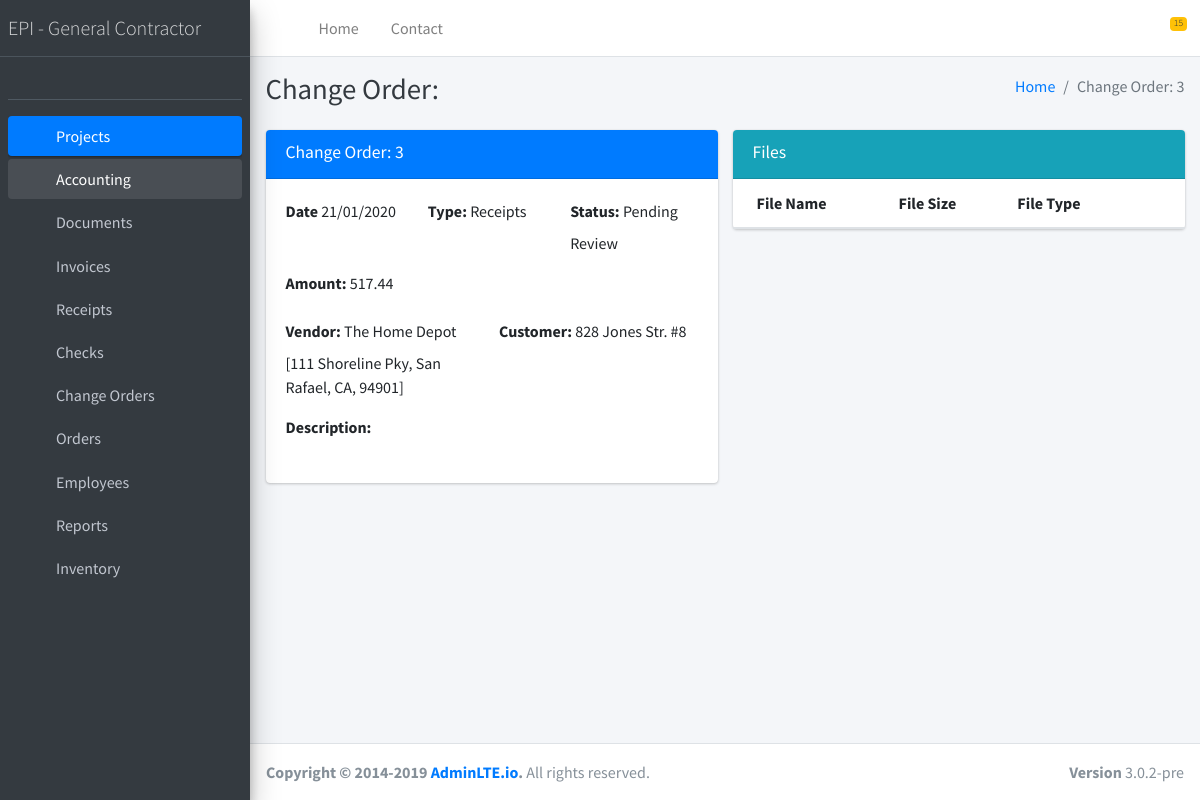
The app's page /receipts/2 with its own data.
### receipts/models.py (models this page shows, shortened)
class Receipt(models.Model):
    document = models.ForeignKey(Document, models.SET_NULL, blank=True, null=True)
    r_from = models.ForeignKey(Supplier, models.SET_NULL, blank=True, null=True)
    r_to = models.ForeignKey(Customer, models.SET_NULL, blank=True, null=True)
    files = models.ManyToManyField(Files_storage)
    created_at = models.DateTimeField(auto_now=True)
    updated_at = models.DateTimeField(auto_now_add=True)

### documents/models.py (models this page shows, shortened)
class Document(models.Model):
    number = models.CharField(max_length=255, blank=True)
    date = models.DateTimeField(blank=True)
    description = models.TextField(blank=True)
    amount = models.FloatField(blank=True, default=0)
    statuses = [
        ('Approved', 'Approved'),
        ('Cleared', 'Cleared '),
        ('Draft ', 'Draft '),
        ('In Process', 'In Process'),
        ('Paid ', 'Paid '),
        ('Pending Cancellation', 'Pending Cancellation'),
        ('Pending Review', 'Pending Review'),
        ('Rejected', 'Rejected'),
        ('Submitting ', 'Submitting '),
        ('Unpaid ', 'Unpaid '),
    ]
    status = models.CharField(max_length=255, choices=statuses, default='Pending Review')
    type = models.ForeignKey(Document_type, models.SET_NULL, blank=True, null=True)
    files = models.ManyToManyField(Files_storage)
    created_at = models.DateTimeField(auto_now=True)
    updated_at = models.DateTimeField(auto_now_add=True)

class Document_type(models.Model):
    name = models.CharField(max_length=255)
    prefix = models.CharField(max_length=255, blank=True, default='')
    postfix = models.CharField(max_length=255, blank=True, default='')
    start = models.PositiveIntegerField(default=0)
    uuid = models.UUIDField(default=uuid.uuid4)
    created_at = models.DateTimeField(auto_now=True)
    updated_at = models.DateTimeField(auto_now_add=True)
    def __str__(self):
        return self.name

### suppliers/models.py (models this page shows)
class Supplier(models.Model):
    name = models.CharField(max_length=255)
    address = models.CharField(max_length=255, blank=True, default='')
    contact_name = models.CharField(max_length=255, blank=True, default='')
    contact_phone = models.CharField(max_length=255, blank=True, default='')
    contact_email = models.CharField(max_length=255, blank=True, default='')
    created_at = models.DateTimeField(auto_now=True)
    updated_at = models.DateTimeField(auto_now_add=True)
    class Meta:
        ordering = ['name']
    def __str__(self):
        return self.name + " [" + self.address + ']'

### customers/models.py (models this page shows)
class Customer(models.Model):
    name = models.CharField(max_length=255, blank=True)
    phone = models.CharField(max_length=255, blank=True)
    email = models.CharField(max_length=255, blank=True)
    address = models.CharField(max_length=255, blank=True)
    project = models.ForeignKey(Project, models.SET_NULL, blank=True, null=True)
    employ = models.ForeignKey(Employ, models.SET_NULL, blank=True, null=True)
    supplier = models.ForeignKey(Supplier, models.SET_NULL, blank=True, null=True)
    created_at = models.DateTimeField(auto_now=True)
    updated_at = models.DateTimeField(auto_now_add=True)
    class Meta:
        ordering = ['name']
    def __str__(self):
        return self.name

### receipts/views.py (the view)
# urls.py: url(r'^(?P<pk>\d+)$', views.read, name='change_order_read'),
def read(request, pk, template_name='receipts/read.html'):
    item = get_object_or_404(Receipt, pk=pk)
    data = {
        'item': item
    }
    return render(request, template_name, data)

### templates/receipts/read.html (shortened to what this page needs)
{% extends 'base.html' %} {% load static %} {% block content %}
<div class="content-wrapper">
    <div class="content-header">
        <div class="container-fluid">
            <div class="row mb-2">
                <div class="col-sm-6">
                    <h1 class="m-0 text-dark">Change Order: {{ item.number }}</h1>
                </div>
                <div class="col-sm-6">
                    <ol class="breadcrumb float-sm-right">
                        <li class="breadcrumb-item"><a href="#">Home</a></li>
                        <li class="breadcrumb-item active">Change Order: {{ item.document.number }}</li>
                    </ol>
                </div>
            </div>
        </div>
    </div>
    <section class="content">
        <div class="container-fluid">
            <div class="row">
                <div class="col-6">
                    <div class="card card-primary">
                        <div class="card-header">
                            <h3 class="card-title">Change Order: {{ item.document.number }}</h3>
                            <div class="card-tools">
                                <a href="{% url 'receipt_update' item.id %}" type="button" class="btn btn-tool" title="Edit"><i class="fas fa-pencil-alt"></i></a>
                                <a href="{% url 'receipt_delete' item.id %}" type="button" class="btn btn-tool" title="Delete" onclick="return confirm('Are you sure?')"><i class="far fa-trash-alt"></i></a>
                            </div>
                        </div>
                        <div class="card-body">
                            <div class="row">
                                <div class="col form-group">
                                    <label>Date</label>
                                    {{ item.document.date|date:'d/m/Y' }}
                                </div>
                                <div class="col form-group">
                                    <label>Type:</label>
                                    {{ item.document.type }}
                                </div>
                                <div class="col form-group">
                                    <label>Status:</label>
                                    {{ item.document.status }}
                                </div>
                            </div>
                            <div class="row">
                                <div class="col form-group">
                                    <label>Amount:</label>
                                    {{ item.document.amount }}
                                </div>
                            </div>
                            <div class="row">
                                <div class="col form-group">
                                    <label>Vendor:</label>
                                    {{ item.r_from }}
                                </div>
                                <div class="col form-group">
                                    <label>Customer:</label>
                                    {{ item.r_to }}
                                </div>
                            </div>
                            <div class="row">
                                <div class="col-12">
                                    <div class="form-group">
                                        <label>Description:</label>
                                    </div>
                                </div>
                            </div>
                        </div>
                    </div>
                </div>
                <div class="col-6">
                    <div class="card card-info">
                        <div class="card-header">
                          <h3 class="card-title">Files</h3>
                          <div class="card-tools">
                            <a href="{% url 'file_storage_assign' 'change_order' item.id %}" type="button" class="btn btn-tool" title="Upload" target="_blank" onclick="PopupCenter(this.href, 'File Upload', '500', '500')"><i class="fas fa-upload"></i></a>
                            <a type="button" class="btn btn-tool" title="ZIP"><i class="far fa-file-archive"></i></a>
                            <button type="button" class="btn btn-tool" data-card-widget="collapse" data-toggle="tooltip" title="Collapse"><i class="fas fa-minus"></i></button>
                          </div>
                        </div>
                        <div class="card-body p-0">
                          <table class="table">
                            <thead>
                              <tr>
                                <th>File Name</th>
                                <th>File Size</th>
                                <th>File Type</th>
                                <th></th>
                              </tr>
                            </thead>
                          </table>
                        </div>
                      </div>
                </div>
            </div>
        </div>
    </section>
</div>
{% endblock content %}

### records on screen
Receipt: document.number "3", document "21/01/2020", document.type "Receipts", document.status "Pending Review", document.amount "517.44", r_from "The Home Depot [111 Shoreline Pky, San Rafael, CA, 94901]", r_to "828 Jones Str. #8"
